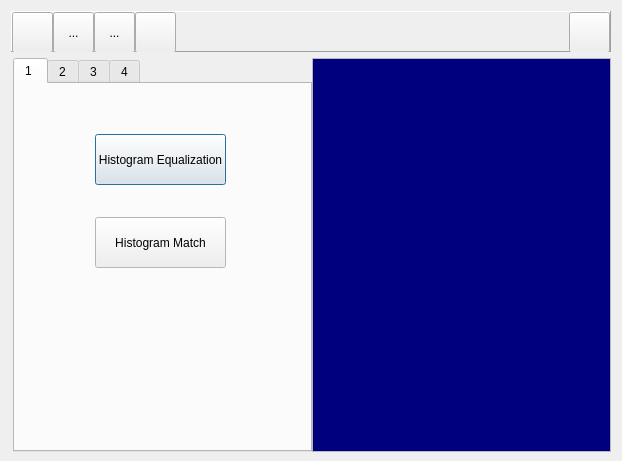
<?xml version="1.0" encoding="UTF-8"?>
<ui version="4.0">
 <class>MainFrame</class>
 <widget class="QDialog" name="MainFrame">
  <property name="geometry">
   <rect>
    <x>0</x>
    <y>0</y>
    <width>622</width>
    <height>461</height>
   </rect>
  </property>
  <property name="sizePolicy">
   <sizepolicy hsizetype="Preferred" vsizetype="Minimum">
    <horstretch>0</horstretch>
    <verstretch>0</verstretch>
   </sizepolicy>
  </property>
  <property name="minimumSize">
   <size>
    <width>0</width>
    <height>461</height>
   </size>
  </property>
  <property name="windowTitle">
   <string>HomeworkCV</string>
  </property>
  <property name="modal">
   <bool>false</bool>
  </property>
  <layout class="QVBoxLayout" name="verticalLayout">
   <item>
    <widget class="QFrame" name="frame">
     <property name="sizePolicy">
      <sizepolicy hsizetype="Preferred" vsizetype="Fixed">
       <horstretch>0</horstretch>
       <verstretch>0</verstretch>
      </sizepolicy>
     </property>
     <property name="minimumSize">
      <size>
       <width>0</width>
       <height>41</height>
      </size>
     </property>
     <property name="maximumSize">
      <size>
       <width>16777215</width>
       <height>41</height>
      </size>
     </property>
     <property name="frameShape">
      <enum>QFrame::Panel</enum>
     </property>
     <property name="frameShadow">
      <enum>QFrame::Raised</enum>
     </property>
     <layout class="QHBoxLayout" name="horizontalLayout_3">
      <property name="spacing">
       <number>0</number>
      </property>
      <property name="leftMargin">
       <number>0</number>
      </property>
      <property name="topMargin">
       <number>0</number>
      </property>
      <property name="rightMargin">
       <number>0</number>
      </property>
      <property name="bottomMargin">
       <number>0</number>
      </property>
      <item>
       <widget class="QToolButton" name="buttonOpen">
        <property name="enabled">
         <bool>true</bool>
        </property>
        <property name="sizePolicy">
         <sizepolicy hsizetype="Minimum" vsizetype="Minimum">
          <horstretch>0</horstretch>
          <verstretch>0</verstretch>
         </sizepolicy>
        </property>
        <property name="minimumSize">
         <size>
          <width>41</width>
          <height>41</height>
         </size>
        </property>
        <property name="maximumSize">
         <size>
          <width>41</width>
          <height>41</height>
         </size>
        </property>
        <property name="toolTip">
         <string>open an image file</string>
        </property>
        <property name="layoutDirection">
         <enum>Qt::LeftToRight</enum>
        </property>
        <property name="autoFillBackground">
         <bool>false</bool>
        </property>
        <property name="text">
         <string/>
        </property>
        <property name="icon">
         <iconset resource="images/mainframe.qrc">
          <normaloff>:/open.png</normaloff>:/open.png</iconset>
        </property>
        <property name="iconSize">
         <size>
          <width>41</width>
          <height>41</height>
         </size>
        </property>
        <property name="checkable">
         <bool>false</bool>
        </property>
        <property name="autoRepeat">
         <bool>false</bool>
        </property>
        <property name="autoExclusive">
         <bool>false</bool>
        </property>
        <property name="popupMode">
         <enum>QToolButton::DelayedPopup</enum>
        </property>
        <property name="toolButtonStyle">
         <enum>Qt::ToolButtonIconOnly</enum>
        </property>
        <property name="autoRaise">
         <bool>false</bool>
        </property>
       </widget>
      </item>
      <item>
       <widget class="QToolButton" name="toolButton_2">
        <property name="sizePolicy">
         <sizepolicy hsizetype="Minimum" vsizetype="Minimum">
          <horstretch>0</horstretch>
          <verstretch>0</verstretch>
         </sizepolicy>
        </property>
        <property name="minimumSize">
         <size>
          <width>41</width>
          <height>41</height>
         </size>
        </property>
        <property name="maximumSize">
         <size>
          <width>41</width>
          <height>41</height>
         </size>
        </property>
        <property name="text">
         <string>...</string>
        </property>
       </widget>
      </item>
      <item>
       <widget class="QToolButton" name="toolButton_3">
        <property name="sizePolicy">
         <sizepolicy hsizetype="Minimum" vsizetype="Minimum">
          <horstretch>0</horstretch>
          <verstretch>0</verstretch>
         </sizepolicy>
        </property>
        <property name="minimumSize">
         <size>
          <width>41</width>
          <height>41</height>
         </size>
        </property>
        <property name="maximumSize">
         <size>
          <width>41</width>
          <height>41</height>
         </size>
        </property>
        <property name="text">
         <string>...</string>
        </property>
       </widget>
      </item>
      <item>
       <widget class="QToolButton" name="buttonDeleteContents">
        <property name="sizePolicy">
         <sizepolicy hsizetype="Minimum" vsizetype="Minimum">
          <horstretch>0</horstretch>
          <verstretch>0</verstretch>
         </sizepolicy>
        </property>
        <property name="minimumSize">
         <size>
          <width>41</width>
          <height>41</height>
         </size>
        </property>
        <property name="maximumSize">
         <size>
          <width>41</width>
          <height>41</height>
         </size>
        </property>
        <property name="toolTip">
         <string>close all forms</string>
        </property>
        <property name="autoFillBackground">
         <bool>false</bool>
        </property>
        <property name="text">
         <string/>
        </property>
        <property name="icon">
         <iconset resource="images/mainframe.qrc">
          <normaloff>:/1-21.png</normaloff>:/1-21.png</iconset>
        </property>
        <property name="iconSize">
         <size>
          <width>41</width>
          <height>41</height>
         </size>
        </property>
       </widget>
      </item>
      <item>
       <spacer name="horizontalSpacer">
        <property name="orientation">
         <enum>Qt::Horizontal</enum>
        </property>
        <property name="sizeHint" stdset="0">
         <size>
          <width>40</width>
          <height>20</height>
         </size>
        </property>
       </spacer>
      </item>
      <item>
       <widget class="QToolButton" name="buttonShowList">
        <property name="sizePolicy">
         <sizepolicy hsizetype="Minimum" vsizetype="Minimum">
          <horstretch>0</horstretch>
          <verstretch>0</verstretch>
         </sizepolicy>
        </property>
        <property name="minimumSize">
         <size>
          <width>41</width>
          <height>41</height>
         </size>
        </property>
        <property name="maximumSize">
         <size>
          <width>41</width>
          <height>41</height>
         </size>
        </property>
        <property name="toolTip">
         <string>show the list view</string>
        </property>
        <property name="text">
         <string/>
        </property>
        <property name="icon">
         <iconset resource="images/mainframe.qrc">
          <normaloff>:/2-3.png</normaloff>:/2-3.png</iconset>
        </property>
        <property name="iconSize">
         <size>
          <width>82</width>
          <height>41</height>
         </size>
        </property>
       </widget>
      </item>
     </layout>
    </widget>
   </item>
   <item>
    <layout class="QHBoxLayout" name="horizontalLayout">
     <property name="spacing">
      <number>0</number>
     </property>
     <property name="leftMargin">
      <number>2</number>
     </property>
     <item>
      <widget class="QTabWidget" name="tabWidget">
       <property name="sizePolicy">
        <sizepolicy hsizetype="Fixed" vsizetype="Expanding">
         <horstretch>0</horstretch>
         <verstretch>0</verstretch>
        </sizepolicy>
       </property>
       <property name="minimumSize">
        <size>
         <width>299</width>
         <height>394</height>
        </size>
       </property>
       <property name="palette">
        <palette>
         <active>
          <colorrole role="Window">
           <brush brushstyle="SolidPattern">
            <color alpha="255">
             <red>255</red>
             <green>255</green>
             <blue>255</blue>
            </color>
           </brush>
          </colorrole>
          <colorrole role="NoRole">
           <brush brushstyle="SolidPattern">
            <color alpha="255">
             <red>255</red>
             <green>85</green>
             <blue>0</blue>
            </color>
           </brush>
          </colorrole>
         </active>
         <inactive>
          <colorrole role="Window">
           <brush brushstyle="SolidPattern">
            <color alpha="255">
             <red>255</red>
             <green>255</green>
             <blue>255</blue>
            </color>
           </brush>
          </colorrole>
          <colorrole role="NoRole">
           <brush brushstyle="SolidPattern">
            <color alpha="255">
             <red>255</red>
             <green>85</green>
             <blue>0</blue>
            </color>
           </brush>
          </colorrole>
         </inactive>
         <disabled>
          <colorrole role="Window">
           <brush brushstyle="SolidPattern">
            <color alpha="255">
             <red>255</red>
             <green>255</green>
             <blue>255</blue>
            </color>
           </brush>
          </colorrole>
          <colorrole role="NoRole">
           <brush brushstyle="SolidPattern">
            <color alpha="255">
             <red>255</red>
             <green>85</green>
             <blue>0</blue>
            </color>
           </brush>
          </colorrole>
         </disabled>
        </palette>
       </property>
       <property name="cursor">
        <cursorShape>ArrowCursor</cursorShape>
       </property>
       <property name="autoFillBackground">
        <bool>false</bool>
       </property>
       <property name="tabPosition">
        <enum>QTabWidget::North</enum>
       </property>
       <property name="tabShape">
        <enum>QTabWidget::Rounded</enum>
       </property>
       <property name="currentIndex">
        <number>0</number>
       </property>
       <property name="iconSize">
        <size>
         <width>31</width>
         <height>31</height>
        </size>
       </property>
       <property name="elideMode">
        <enum>Qt::ElideMiddle</enum>
       </property>
       <widget class="QWidget" name="tab_1">
        <attribute name="title">
         <string>1 </string>
        </attribute>
        <widget class="QPushButton" name="pushHistogramEqualization">
         <property name="geometry">
          <rect>
           <x>80</x>
           <y>50</y>
           <width>131</width>
           <height>51</height>
          </rect>
         </property>
         <property name="text">
          <string>Histogram Equalization</string>
         </property>
        </widget>
        <widget class="QPushButton" name="pushHistogramMatch">
         <property name="geometry">
          <rect>
           <x>80</x>
           <y>133</y>
           <width>131</width>
           <height>51</height>
          </rect>
         </property>
         <property name="text">
          <string>Histogram Match</string>
         </property>
        </widget>
       </widget>
       <widget class="QWidget" name="tab_4">
        <attribute name="title">
         <string>2</string>
        </attribute>
       </widget>
       <widget class="QWidget" name="tab_5">
        <attribute name="title">
         <string>3</string>
        </attribute>
       </widget>
       <widget class="QWidget" name="tab_2">
        <attribute name="title">
         <string>4</string>
        </attribute>
       </widget>
      </widget>
     </item>
     <item>
      <widget class="QListWidget" name="listWidget">
       <property name="sizePolicy">
        <sizepolicy hsizetype="Ignored" vsizetype="Minimum">
         <horstretch>0</horstretch>
         <verstretch>0</verstretch>
        </sizepolicy>
       </property>
       <property name="minimumSize">
        <size>
         <width>0</width>
         <height>394</height>
        </size>
       </property>
       <property name="palette">
        <palette>
         <active>
          <colorrole role="WindowText">
           <brush brushstyle="SolidPattern">
            <color alpha="255">
             <red>255</red>
             <green>255</green>
             <blue>0</blue>
            </color>
           </brush>
          </colorrole>
          <colorrole role="Text">
           <brush brushstyle="SolidPattern">
            <color alpha="255">
             <red>255</red>
             <green>255</green>
             <blue>255</blue>
            </color>
           </brush>
          </colorrole>
          <colorrole role="Base">
           <brush brushstyle="SolidPattern">
            <color alpha="255">
             <red>0</red>
             <green>0</green>
             <blue>127</blue>
            </color>
           </brush>
          </colorrole>
          <colorrole role="PlaceholderText">
           <brush brushstyle="NoBrush">
            <color alpha="128">
             <red>255</red>
             <green>255</green>
             <blue>255</blue>
            </color>
           </brush>
          </colorrole>
         </active>
         <inactive>
          <colorrole role="WindowText">
           <brush brushstyle="SolidPattern">
            <color alpha="255">
             <red>255</red>
             <green>255</green>
             <blue>0</blue>
            </color>
           </brush>
          </colorrole>
          <colorrole role="Text">
           <brush brushstyle="SolidPattern">
            <color alpha="255">
             <red>255</red>
             <green>255</green>
             <blue>255</blue>
            </color>
           </brush>
          </colorrole>
          <colorrole role="Base">
           <brush brushstyle="SolidPattern">
            <color alpha="255">
             <red>0</red>
             <green>0</green>
             <blue>127</blue>
            </color>
           </brush>
          </colorrole>
          <colorrole role="PlaceholderText">
           <brush brushstyle="NoBrush">
            <color alpha="128">
             <red>255</red>
             <green>255</green>
             <blue>255</blue>
            </color>
           </brush>
          </colorrole>
         </inactive>
         <disabled>
          <colorrole role="WindowText">
           <brush brushstyle="SolidPattern">
            <color alpha="255">
             <red>120</red>
             <green>120</green>
             <blue>120</blue>
            </color>
           </brush>
          </colorrole>
          <colorrole role="Text">
           <brush brushstyle="SolidPattern">
            <color alpha="255">
             <red>120</red>
             <green>120</green>
             <blue>120</blue>
            </color>
           </brush>
          </colorrole>
          <colorrole role="Base">
           <brush brushstyle="SolidPattern">
            <color alpha="255">
             <red>240</red>
             <green>240</green>
             <blue>240</blue>
            </color>
           </brush>
          </colorrole>
          <colorrole role="PlaceholderText">
           <brush brushstyle="NoBrush">
            <color alpha="128">
             <red>255</red>
             <green>255</green>
             <blue>255</blue>
            </color>
           </brush>
          </colorrole>
         </disabled>
        </palette>
       </property>
       <property name="font">
        <font>
         <family>Times New Roman</family>
         <pointsize>10</pointsize>
        </font>
       </property>
      </widget>
     </item>
    </layout>
   </item>
  </layout>
 </widget>
 <layoutdefault spacing="6" margin="11"/>
 <resources>
  <include location="images/mainframe.qrc"/>
 </resources>
 <connections/>
</ui>
